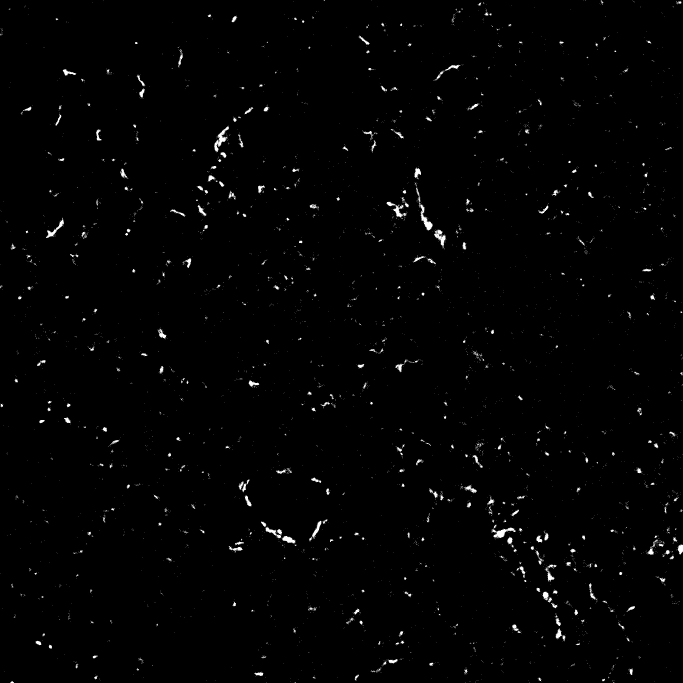
#> input picture course_files_export/MASK_Sk658 Llobe ch010032.jpg, 2048 x 2048 px, found by its file name (shown at 1/3 size)
$ jupyter execute --allow-errors Module_2_Template.ipynb
#> lines starting #> are read from the running program, lines starting #| are printed output that depends on the picture; after the words box and inside, x2 and y2 are one past the last pixel; in counts of white or black regions, pixels touching at a corner belong together
## Module 2:

## Team Members:
*Jaya Kinley and Luke Shee*

## Project Title:
*Depth-Based Prediction of Lung Fibrosis Using Image Analysis*

## Project Goal:
This project seeks to create an image analysis system that can predict how much lung fibrosis is present at different biopsy depths. This will help support the design of a new lung biopsy device that can better detect early signs of fibrosis in people affected by vaping.

## Disease Background:

### Prevalence & incidence
(Source: https://medlineplus.gov/genetics/condition/idiopathic-pulmonary-fibrosis/#frequency and https://respiratory-research.biomedcentral.com/articles/10.1186/s12931-021-01791-z#citeas)
  - **Prevalence**: Globally, It’s predicted that every 13-20 people out of 100,000 have idiopathic pulmonary fibrosis, generally making the condition rare.
    - It’s estimated by MedlinePlus that ~100,000 people in the U.S. have idiopathic pulmonary fibrosis. Other sources, however, calculate different values for the prevalence in America, like a study from Maher et al. (the 2nd source) estimating that 2.4 out of 10,000 Americans have idiopathic pulmonary fibrosis (totaling up to around 81,600 cases currently).
  - **Incidence**: Every year, 30 to 40 thousand newly diagnosed cases for idiopathic pulmonary fibrosis occur.

### Risk factors (genetic, lifestyle)
(Sources: https://www.pulmonaryfibrosis.org/understanding-pff/types-of-pulmonary-fibrosis/idiopathic-pulmonary-fibrosis and https://www.youtube.com/watch?v=Z6_0WkceY88)
  - Some general risk factors may include being male and/or growing to an old age, as well as the lifestyle risk factor of smoking.
    - While not as certain as the aforementioned risk factors, external exposures to air pollution or viral infection may also correlate to idiopathic pulmonary fibrosis diagnosis.
  - Concerning genetic risk factors, people who inherited specific genes, including “MUC5B, TERT, TERC, DKC1, RTEL1, AKAP13, DSP, FAM13A, DPP9, and TOLLIP,” may have a higher chance of getting pulmonary fibrosis.

### Symptoms
(Source: https://www.mayoclinic.org/diseases-conditions/pulmonary-fibrosis/symptoms-causes/syc-20353690)
  - Shortness of breath
  - Dry cough
  - Extreme tiredness
  - Weight loss that's not intended
  - Aching muscles and joints
  - Widening and rounding of the tips of the fingers or toes, called clubbing

### Standard of care treatment(s)
(Sources: https://www.mayoclinic.org/diseases-conditions/pulmonary-fibrosis/diagnosis-treatment/drc-20353695 and https://www.lung.org/lung-health-diseases/lung-disease-lookup/pulmonary-fibrosis/patients/how-is-pulmonary-fibrosis-treated/medications)
  - Lung scarring and thickening that occurs in pulmonary fibraosi cannot be repaired
  - no treatment has proved effective in stopping disease from worsening
  - treatments that improve symptoms, slow progression, and/or enhance quality of life
    - **medicines**: pirfenidone (Esbriet) or nintedanib (Ofeb): anti-fibrotic agents, may help slow worsening of fibrosis and may prevent bouts of aggressive symptom onset
    - **other medicines**: drugs to reduce inflammation (e.g. steroids), drugs to treat acid reflux (commonly occurs in people with pulmonary fibrosis), drugs to treat cough
    - **oxygen therapy**: makes breathing/exercise easier, prevents/lessens complications from low blood oxygen levels, lessens strain on right side of heart, improves sleep
    - **pulmonary rehibilitation**: physical exercise to improve daily function, breathing techniques improving lung efficiency, nutritional counseling, emotional counseling
    - **lung transplant**: can improve quality/length of life, can involve complications (rejection or infection), requires lifelong medicinal treatment following transplant

### Biological mechanisms (anatomy, organ physiology, cell & molecular physiology)
(Sources: https://www.youtube.com/watch?v=Z6_0WkceY88 and https://www.youtube.com/watch?v=s2owdwl5VacLinks)
  - normally, tissue of alveoli is soft and flexible, allowing easy breathing and O2 exchange between alveoli and capillaries
  - in IPF, excess collagen forms scarring in interstatial tissue, which impairs the lungs' ability to absorb O2 and function normally
  - anatomy of alveoli
    - type 1 epithelial cells (pneymocytes): squamous cells, near continupus barrier between air and connective tissue
    - type 2 pneymocytes: studded throughout type 1, shaped like cubes, have microvilli, secrete surfactant (prevent alveoli from collapsing during exhilation), can divide and make more type 2 or type 1 pneumocytes
  - interstatial tissue
    - has macrophages and fibroblasts
    - between type 2 pneumocytes and capillaries
  - when alveolar lining damaged, proliferation of fibroblassts to myofibroblasts stimulated --> secrete reticular and elastic fibers
  - myofibroblasts undergo apoptosis (programmed cell death)
  - once process is triggered, type 2 pneumocytes over-proliferate during repair process --> too many myofibroblasts and too much collagen
  - myofibroblasts don't undergo apoptosis proberly and continue to produce more collagen
  - collagen accumulates and thickens interstatial layer --> problems with ventilation and oxygenation, causes lungs to become stiff
  - excess collagen leads to loss of alveoli, creating cysts surrounded by thick walls (honeycombing)

## Data-Set:
The dataset used in this project consists of lung biopsy mask images taken at different tissue depths, measured in microns. Each image represents a cross-section of lung tissue stained to highlight areas of fibrosis. The white regions in the images correspond to fibrotic tissue, while the black regions represent healthy lung areas. These images were collected using histological imaging techniques similar to those described in biomedical imaging studies such as the SEA-AD dataset from the BRAIN Initiative. The data provide a way to analyze how the amount of fibrosis changes with depth in the lung.

## Data Analyis:
This code analyzes a set of lung biopsy mask images to estimate the amount of fibrotic tissue at different depths in the lung. It loads each image, counts the number of black and white pixels, and calculates the percentage of white pixels, which represent fibrosis. The results are saved to a CSV file, and an interpolation function is used to estimate the fibrosis percentage at any chosen depth. Finally, the code generates plots showing how the percentage of fibrotic tissue changes with biopsy depth and highlights the interpolated point in red.

### Importing Libraries:

[cell 1]
from termcolor import colored
import cv2
import numpy as np
import matplotlib.pyplot as plt
from scipy.interpolate import interp1d
import pandas as pd

### Load Image Files and Depth Data:

[cell 2]
# List out filenames for selected biopsy images (one is commented so other person can test code)
"""
filenames = [
    r"/Users/jayakinley/Desktop/compbme/course_files_export/MASK_Sk658 Llobe ch010032.jpg",
    r"/Users/jayakinley/Desktop/compbme/course_files_export/MASK_Sk658 Llobe ch010146.jpg",
    r"/Users/jayakinley/Desktop/compbme/course_files_export/MASK_SK658 Slobe ch010110.jpg",
    r"/Users/jayakinley/Desktop/compbme/course_files_export/MASK_SK658 Slobe ch010063.jpg",
    r"/Users/jayakinley/Desktop/compbme/course_files_export/MASK_SK658 Slobe ch010136.jpg",
    r"/Users/jayakinley/Desktop/compbme/course_files_export/MASK_SK658 Slobe ch010098.jpg",
    ]
"""
filenames = [
    r"/Users/Lukin/OneDrive/Desktop/UVA Stuff/Comp BME/Lung_Fibrosis_Jupyter/course_files_export/MASK_Sk658 Llobe ch010032.jpg",
    r"/Users/Lukin/OneDrive/Desktop/UVA Stuff/Comp BME/Lung_Fibrosis_Jupyter/course_files_export/MASK_Sk658 Llobe ch010146.jpg",
    r"/Users/Lukin/OneDrive/Desktop/UVA Stuff/Comp BME/Lung_Fibrosis_Jupyter/course_files_export/MASK_SK658 Slobe ch010110.jpg",
    r"/Users/Lukin/OneDrive/Desktop/UVA Stuff/Comp BME/Lung_Fibrosis_Jupyter/course_files_export/MASK_SK658 Slobe ch010063.jpg",
    r"/Users/Lukin/OneDrive/Desktop/UVA Stuff/Comp BME/Lung_Fibrosis_Jupyter/course_files_export/MASK_SK658 Slobe ch010136.jpg",
    r"/Users/Lukin/OneDrive/Desktop/UVA Stuff/Comp BME/Lung_Fibrosis_Jupyter/course_files_export/MASK_SK658 Slobe ch010098.jpg",
    ]


# Enter the depth of each image (in the same order that the images are listed above; you can find these in the .csv file provided to you which is tilted: "Filenames and Depths for Students")

depths = [
    500,
    2000,
    5300,
    7400,
    9200,
    10000
    ]

### Read and Store Images:

[cell 3]
images = []
white_counts = []
black_counts = []
white_percents = []

# Build the list of all the images you are analyzing

for filename in filenames:
    img = cv2.imread(filename, 0)
#> img is the input picture: shape (2048, 2048); min 0, max 255, mean 3
    images.append(img)

### Count Black and White Pixels:

[cell 4]
# Iterate through list of selected lung biopsy images to count the number of white and black pixels for each one, appending them to lists
for x in range(len(filenames)):
    _, binary = cv2.threshold(images[x], 127, 255, cv2.THRESH_BINARY)

    white = np.sum(binary == 255)
    black = np.sum(binary == 0)

    white_counts.append(white)
    black_counts.append(black)
#> this loop made 6 passes
#> pass 1, `_, binary = cv2.threshold(images[x], 127, 255, cv2.THRESH_BINARY)`:
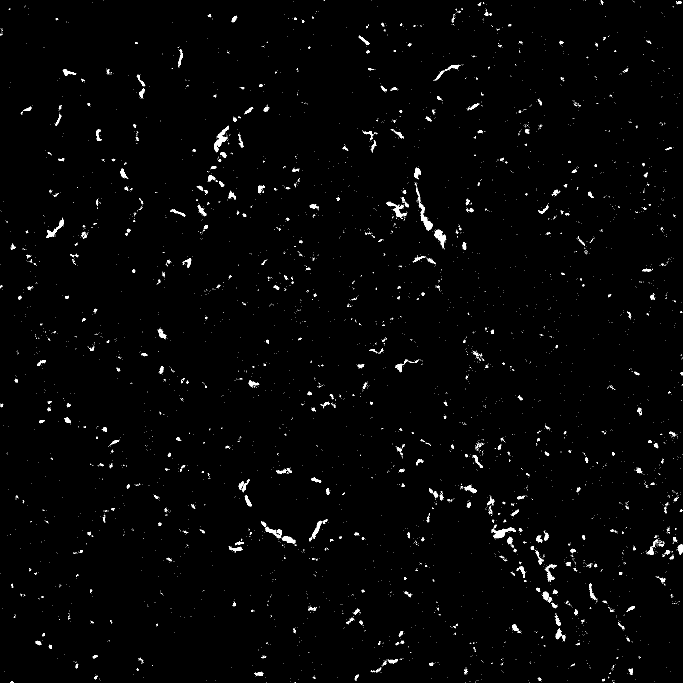
#> binary: shape (2048, 2048) (shown at 1/3 size); 1.2% white; 5384 white regions (4953 under 20 px), largest, box (x1, y1, x2, y2) and area: (643, 379, 687, 456) 1014, (1256, 609, 1298, 691) 956, (1480, 1583, 1548, 1615) 817
#> pass 2, `_, binary = cv2.threshold(images[x], 127, 255, cv2.THRESH_BINARY)`:
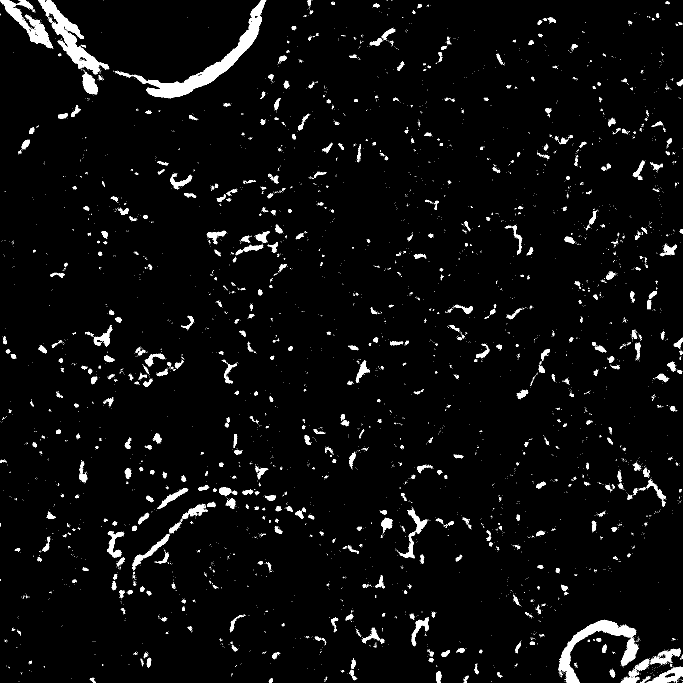
#> binary: shape (2048, 2048) (shown at 1/3 size); 3.5% white; 6265 white regions (5662 under 20 px), largest, box (x1, y1, x2, y2) and area: (392, 0, 799, 295) 16542, (114, 0, 328, 223) 10229, (1674, 1860, 1909, 2048) 8501
#> pass 3, `_, binary = cv2.threshold(images[x], 127, 255, cv2.THRESH_BINARY)`:
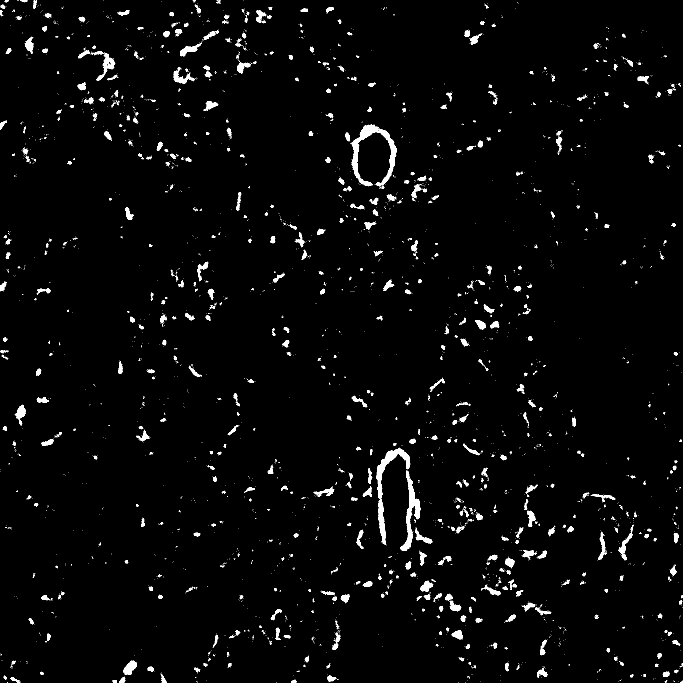
#> binary: shape (2048, 2048) (shown at 1/3 size); 2.3% white; 4554 white regions (3977 under 20 px), largest, box (x1, y1, x2, y2) and area: (1051, 374, 1190, 559) 6146, (1128, 1345, 1231, 1633) 5089, (1201, 1412, 1261, 1653) 3943

# Print the number of white and black pixels in each image.

print(colored("Counts of pixel by color in each image", "yellow"))
for x in range(len(filenames)):
    print(colored(f"White pixels in image {x}: {white_counts[x]}", "white"))
    print(colored(f"Black pixels in image {x}: {black_counts[x]}", "black"))
    print()

### Calculate Percent White Pixels

[cell 5]
# Iterate through list of selected lung biopsy images to calculate and append the percent white pixels to a list
for x in range(len(filenames)):
    white_percent = (100 * (white_counts[x] / (black_counts[x] + white_counts[x])))
    white_percents.append(white_percent)

# Print the filename (on one line in red font), and below that line print the percent white pixels and depth

print(colored("Percent white px:", "yellow"))
for x in range(len(filenames)):
    print(colored(f'{filenames[x]}:',"red"))
    print(f'{white_percents[x]}% White | Depth: {depths[x]} microns')
    print()

### Save Results to CSV File

[cell 6]
import pandas as pd

# Use pandas to make dataframe for results
df = pd.DataFrame({
    'Filenames': filenames,
    'Depths': depths,
    'White percents': white_percents
})

# Send results to external csv file
df.to_csv('Percent_White_Pixels.csv', index=False)

print("CSV file 'Percent_White_Pixels.csv' has been created.")

### Interpolate Fibrosis at a Chosen Depth (Quadratic)

[cell 7]
# Ask for input depth, like 8700 microns
interpolate_depth = float(input(colored("Enter the depth at which you want to interpolate a point: ", "yellow")))
#> the answer given: 3
